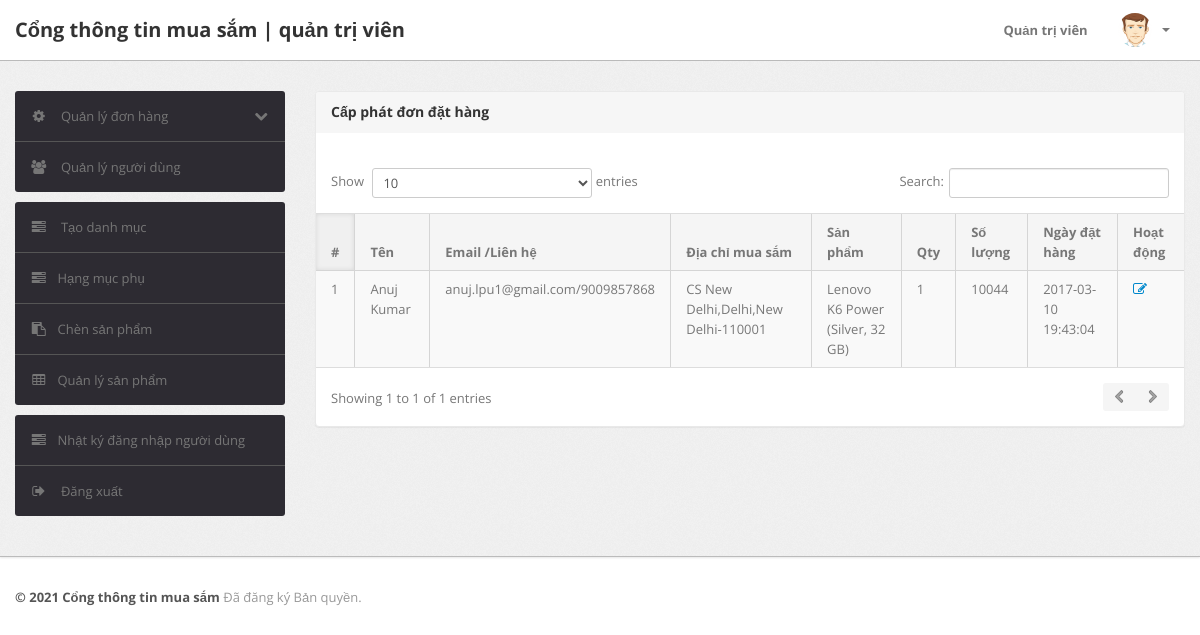
Page /admin/delivered-orders.php (signed in) on the earlier database version.
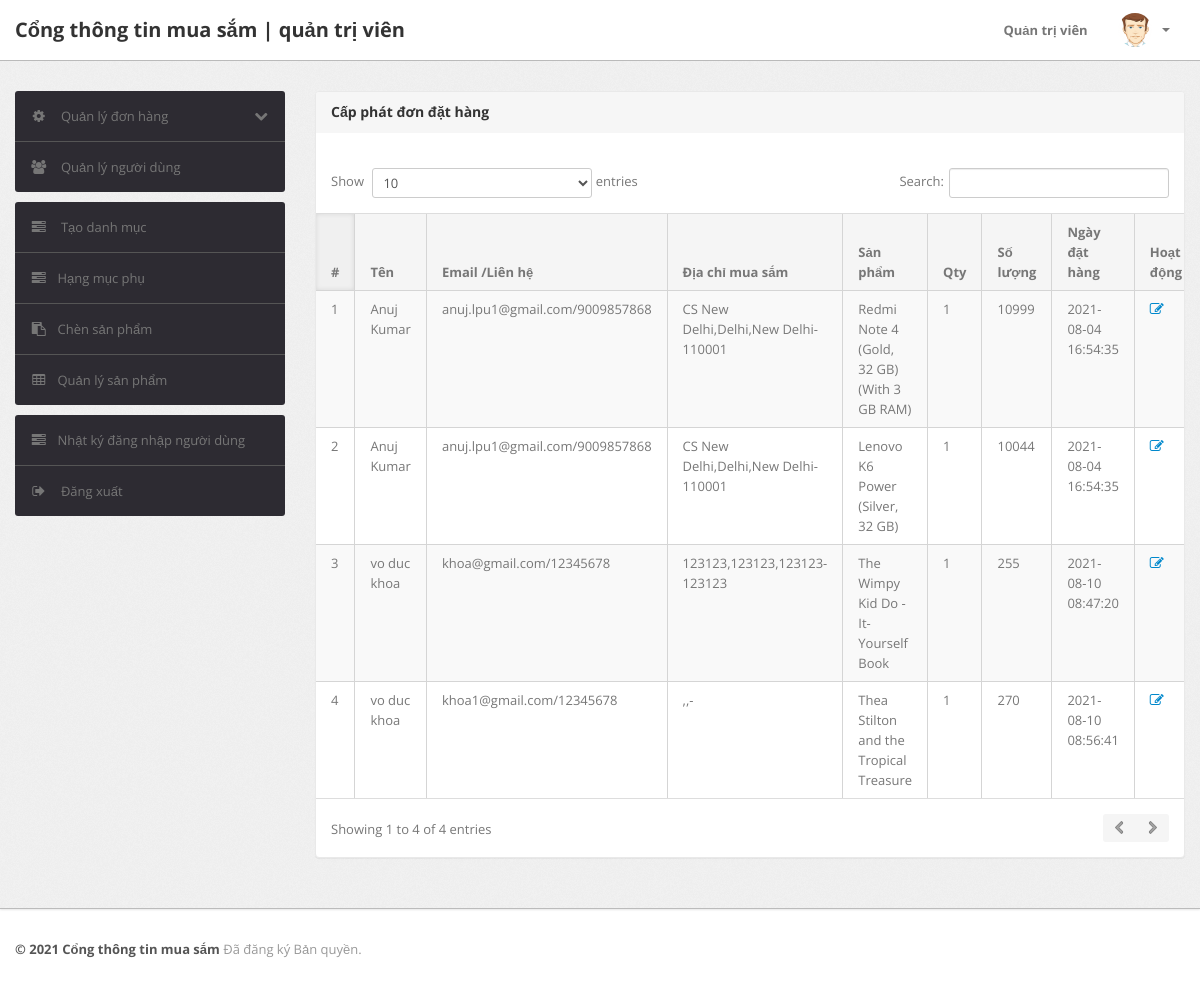
Same page on the later database version.
### tables this page shows
CREATE TABLE `orders` (
  `id` int(11) NOT NULL,
  `userId` int(11) DEFAULT NULL,
  `productId` varchar(255) DEFAULT NULL,
  `quantity` int(11) DEFAULT NULL,
  `orderDate` timestamp NOT NULL DEFAULT current_timestamp(),
  `paymentMethod` varchar(50) DEFAULT NULL,
  `orderStatus` varchar(55) DEFAULT NULL
);

CREATE TABLE `users` (
  `id` int(11) NOT NULL,
  `name` varchar(255) DEFAULT NULL,
  `email` varchar(255) DEFAULT NULL,
  `contactno` bigint(11) DEFAULT NULL,
  `password` varchar(255) DEFAULT NULL,
  `shippingAddress` longtext DEFAULT NULL,
  `shippingState` varchar(255) DEFAULT NULL,
  `shippingCity` varchar(255) DEFAULT NULL,
  `shippingPincode` int(11) DEFAULT NULL,
  `billingAddress` longtext DEFAULT NULL,
  `billingState` varchar(255) DEFAULT NULL,
  `billingCity` varchar(255) DEFAULT NULL,
  `billingPincode` int(11) DEFAULT NULL,
  `regDate` timestamp NOT NULL DEFAULT current_timestamp(),
  `updationDate` varchar(255) DEFAULT NULL
);

CREATE TABLE `products` (
  `id` int(11) NOT NULL,
  `category` int(11) NOT NULL,
  `subCategory` int(11) DEFAULT NULL,
  `productName` varchar(255) DEFAULT NULL,
  `productCompany` varchar(255) DEFAULT NULL,
  `productPrice` int(11) DEFAULT NULL,
  `productPriceBeforeDiscount` int(11) DEFAULT NULL,
  `productDescription` longtext DEFAULT NULL,
  `productImage1` varchar(255) DEFAULT NULL,
  `productImage2` varchar(255) DEFAULT NULL,
  `productImage3` varchar(255) DEFAULT NULL,
  `shippingCharge` int(11) DEFAULT NULL,
  `productAvailability` varchar(255) DEFAULT NULL,
  `postingDate` timestamp NULL DEFAULT current_timestamp(),
  `updationDate` varchar(255) DEFAULT NULL
);

### admin/delivered-orders.php (the view, shortened to what this page needs)
<?php
include('include/config.php');
if (strlen($_SESSION['alogin']) == 0) {
	header('location:index.php');
} else {
?>
	<!DOCTYPE html>
	<html lang="en">
	<head>
		<link type="text/css" href="bootstrap/css/bootstrap.min.css" rel="stylesheet">
		<link type="text/css" href="bootstrap/css/bootstrap-responsive.min.css" rel="stylesheet">
		<link type="text/css" href="css/theme.css" rel="stylesheet">
		<link type="text/css" href="images/icons/css/font-awesome.css" rel="stylesheet">
	</head>
	<body>
		<?php include('include/header.php'); ?>
		<div class="wrapper">
			<div class="container">
				<div class="row">
					<?php include('include/sidebar.php'); ?>
					<div class="span9">
						<div class="content">
							<div class="module">
								<div class="module-head">
									<h3>Cấp phát đơn đặt hàng</h3>
								</div>
								<div class="module-body table">
									<br />
									<table cellpadding="0" cellspacing="0" border="0" class="datatable-1 table table-bordered table-striped	 display table-responsive">
										<thead>
											<tr>
												<th>#</th>
												<th> Tên</th>
												<th width="50">Email /Liên hệ</th>
												<th>Địa chỉ mua sắm</th>
												<th>Sản phẩm </th>
												<th>Qty </th>
												<th>Số lượng </th>
												<th>Ngày đặt hàng</th>
												<th>Hoạt động</th>
											</tr>
										</thead>
										<tbody>
											<?php
											$st = 'Delivered';
											$query = mysqli_query($con, "select users.name as username,users.email as useremail,users.contactno as usercontact,users.shippingAddress as shippingaddress,users.shippingCity as shippingcity,users.shippingState as shippingstate,users.shippingPincode as shippingpincode,products.productName as productname,products.shippingCharge as shippingcharge,orders.quantity as quantity,orders.orderDate as orderdate,products.productPrice as productprice,orders.id as id  from orders join users on  orders.userId=users.id join products on products.id=orders.productId where orders.orderStatus='$st'");
											$cnt = 1;
											while ($row = mysqli_fetch_array($query)) {
											?>
												<tr>
													<td><?php echo htmlentities($cnt); ?></td>
													<td><?php echo htmlentities($row['username']); ?></td>
													<td><?php echo htmlentities($row['useremail']); ?>/<?php echo htmlentities($row['usercontact']); ?></td>
													<td><?php echo htmlentities($row['shippingaddress'] . "," . $row['shippingcity'] . "," . $row['shippingstate'] . "-" . $row['shippingpincode']); ?></td>
													<td><?php echo htmlentities($row['productname']); ?></td>
													<td><?php echo htmlentities($row['quantity']); ?></td>
													<td><?php echo htmlentities($row['quantity'] * $row['productprice'] + $row['shippingcharge']); ?></td>
													<td><?php echo htmlentities($row['orderdate']); ?></td>
													<td> <a href="updateorder.php?oid=<?php echo htmlentities($row['id']); ?>" title="Update order" target="_blank"><i class="icon-edit"></i></a>
													</td>
												</tr>
											<?php $cnt = $cnt + 1;
											} ?>
										</tbody>
									</table>
								</div>
							</div>
						</div>
					</div>
				</div>
			</div>
		</div>
		<?php include('include/footer.php'); ?>
	</body>
<?php } ?>

Differences in the rows shown:
now on this page (row edited): orders: userId.name "Anuj Kumar", userId.email "anuj.lpu1@gmail.com", userId.contactno "9009857868", userId.shippingPincode "CS New Delhi,Delhi,New Delhi-110001", productId.productName "Redmi Note 4 (Gold, 32 GB) (With 3 GB RAM)", quantity "1", productId.productPrice "10999", orderDate "2021-08-04 16:54:35"
changed orders "Lenovo K6 Power (Silver, 32 GB)": orderDate "2017-03-10 19:43:04" → "2021-08-04 16:54:35"
added orders: userId.name "vo duc khoa", userId.email "khoa@gmail.com", userId.contactno "12345678", userId.shippingPincode "123123,123123,123123-123123", productId.productName "The Wimpy Kid Do -It- Yourself Book", quantity "1", quantity.shippingCharge "255", orderDate "2021-08-10 08:47:20"
added orders: userId.name "vo duc khoa", userId.email "khoa1@gmail.com", userId.contactno "12345678", userId.shippingPincode ",,-", productId.productName "Thea Stilton and the Tropical Treasure", quantity "1", quantity.shippingCharge "270", orderDate "2021-08-10 08:56:41"
Other differences:
text written by a page script: "Show entries Search: Showing 1 to 1 of 1 entries" → "Show entries Search: Showing 1 to 4 of 4 entries"
